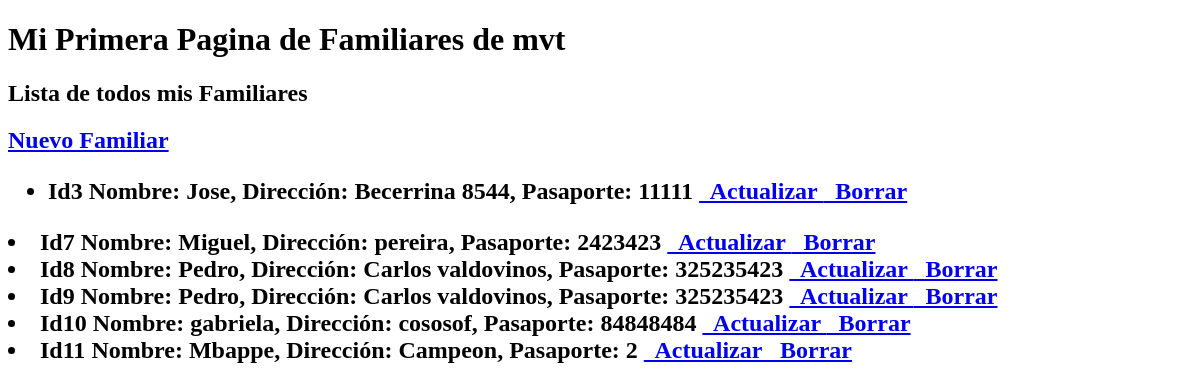
Before: /familia/ with the older database file.
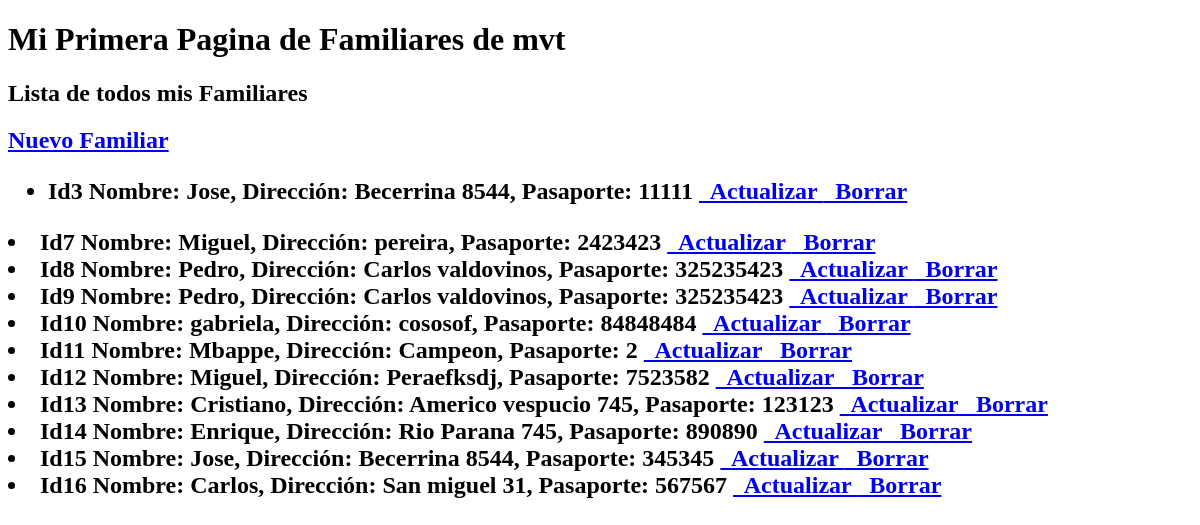
After: the same page with the newer database file.
### familia/models.py (models this page shows, shortened)
class familia(models.Model):
    nombre =models.CharField(max_length=100)
    direccion = models.CharField(max_length=200)
    numero_pasaporte = models.IntegerField()

### familia/views.py (the view)
# urls.py: path('familia/', mostrar_familiar),
def mostrar_familiar(request):
  lista_familiares = familia.objects.all()
  return render(request, "familia/familia.html", {"lista_familiares": lista_familiares})

### familia/templates/familia/familia.html
{% extends 'familia/base.html' %}
{% block titulo%} Lista de todos mis Familiares {% endblock %}
{% block contenido %}
<a href="/familia/Alta_Familia"> Nuevo Familiar</a>
    <ul>
    {% for familiar in lista_familiares %}
          <li> Id{{familiar.id}} Nombre: {{familiar.nombre}}, Dirección: {{familiar.direccion}}, Pasaporte: {{familiar.numero_pasaporte}}
            <a href="/familia/actualizar/{{ familiar.id }}"> &nbsp; Actualizar </a>
            <a href="/familia/borrar/{{ familiar.id }}"> &nbsp;  Borrar </a>
          </li>
      </ul>
  {% endfor %}
{% endblock %}

### familia/templates/familia/base.html (shortened to what this page needs)
<!DOCTYPE html>
<html lang="en">
<head>
</head>
<body>
    <h1> Mi Primera Pagina de Familiares de mvt </h1>
    <h2>{% block titulo %}{% endblock %}<h2>
    {% block contenido %}{% endblock %}
</body>
</html>

Changed rows visible on the page:
added familia: id "12", nombre "Miguel", direccion "Peraefksdj", numero_pasaporte "7523582"
added familia: id "13", nombre "Cristiano", direccion "Americo vespucio 745", numero_pasaporte "123123"
added familia: id "14", nombre "Enrique", direccion "Rio Parana 745", numero_pasaporte "890890"
added familia: id "15", nombre "Jose", direccion "Becerrina 8544", numero_pasaporte "345345"
added familia: id "16", nombre "Carlos", direccion "San miguel 31", numero_pasaporte "567567"
